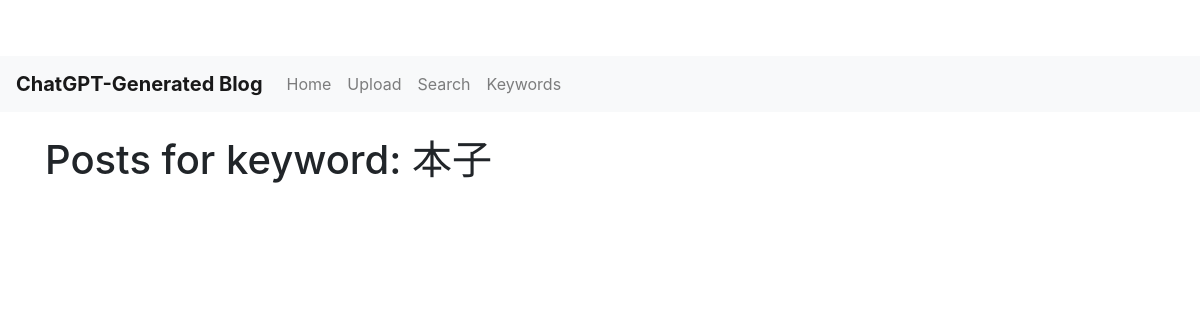
Before: /keyword/本子 with the older database file.
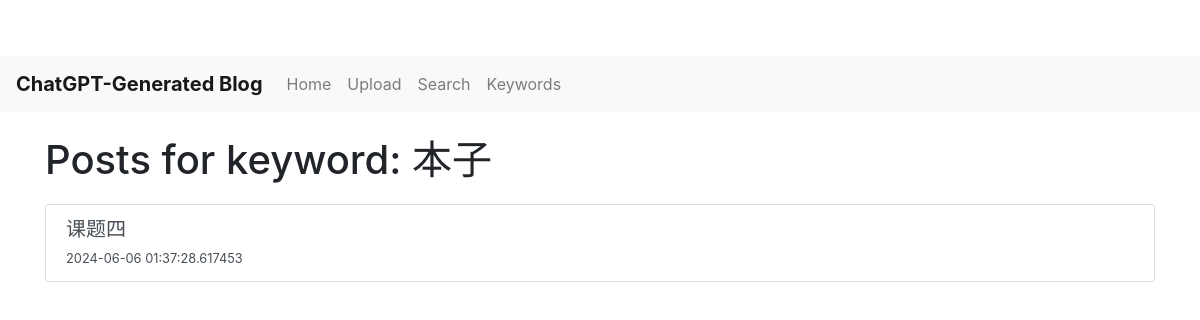
After: the same page with the newer database file.
### app/models.py (models this page shows, shortened)
class BlogPost(db.Model):
    id = db.Column(db.Integer, primary_key=True)
    title = db.Column(db.String(140))
    content = db.Column(db.Text)
    timestamp = db.Column(db.DateTime, index=True, default=datetime.utcnow)
    keywords = db.Column(db.String(200))  # New field for storing keywords

### app/routes.py (the view)
@bp.route('/keyword/<keyword>')
def keyword_posts(keyword):
    posts = BlogPost.query.filter(BlogPost.keywords.contains(keyword)).all()
    return render_template('keyword_posts.html', keyword=keyword, posts=posts)

### app/templates/keyword_posts.html
{% extends "base.html" %}
{% block content %}
<div class="mt-4">
  <h1>Posts for keyword: {{ keyword }}</h1>
  <div class="list-group">
    {% for post in posts %}
      <a href="{{ url_for('main.detail', post_id=post.id) }}" class="list-group-item list-group-item-action">
        <h5 class="mb-1">{{ post.title }}</h5>
        <small>{{ post.timestamp }}</small>
      </a>
    {% endfor %}
  </div>
</div>
{% endblock %}

### app/templates/base.html (shortened to what this page needs)
<!doctype html>
<html lang="en">
<head>
  <link rel="stylesheet" href="{{ url_for('static', filename='css/bootstrap.min.css') }}">
  <link rel="stylesheet" href="{{ url_for('static', filename='css/styles.css') }}">
</head>
<body>
  <nav class="navbar navbar-expand-lg navbar-light bg-light">
    <a class="navbar-brand" href="{{ url_for('main.index') }}">ChatGPT-Generated Blog</a>
    <div class="collapse navbar-collapse">
      <ul class="navbar-nav mr-auto">
        <li class="nav-item">
          <a class="nav-link" href="{{ url_for('main.index') }}">Home</a>
        </li>
        <li class="nav-item">
          <a class="nav-link" href="{{ url_for('main.upload') }}">Upload</a>
        </li>
        <li class="nav-item">
          <a class="nav-link" href="{{ url_for('main.search') }}">Search</a>
        </li>
        <li class="nav-item">
          <a class="nav-link" href="{{ url_for('main.keywords') }}">Keywords</a>
        </li>
      </ul>
    </div>
  </nav>
  <div class="container">
    {% block content %}{% endblock %}
  </div>
</body>
</html>

### app/static/css/styles.css (style rules this page uses)
body { padding-top: 56px; }
.navbar-brand { font-weight: bold; }
h1 { margin-top: 20px; margin-bottom: 20px; }
.mt-4 { margin-top: 1.5rem !important; }
.list-group-item { margin-bottom: 10px; }

Changed rows visible on the page:
added BlogPost: title "课题四", timestamp "2024-06-06 01:37:28.617453"
